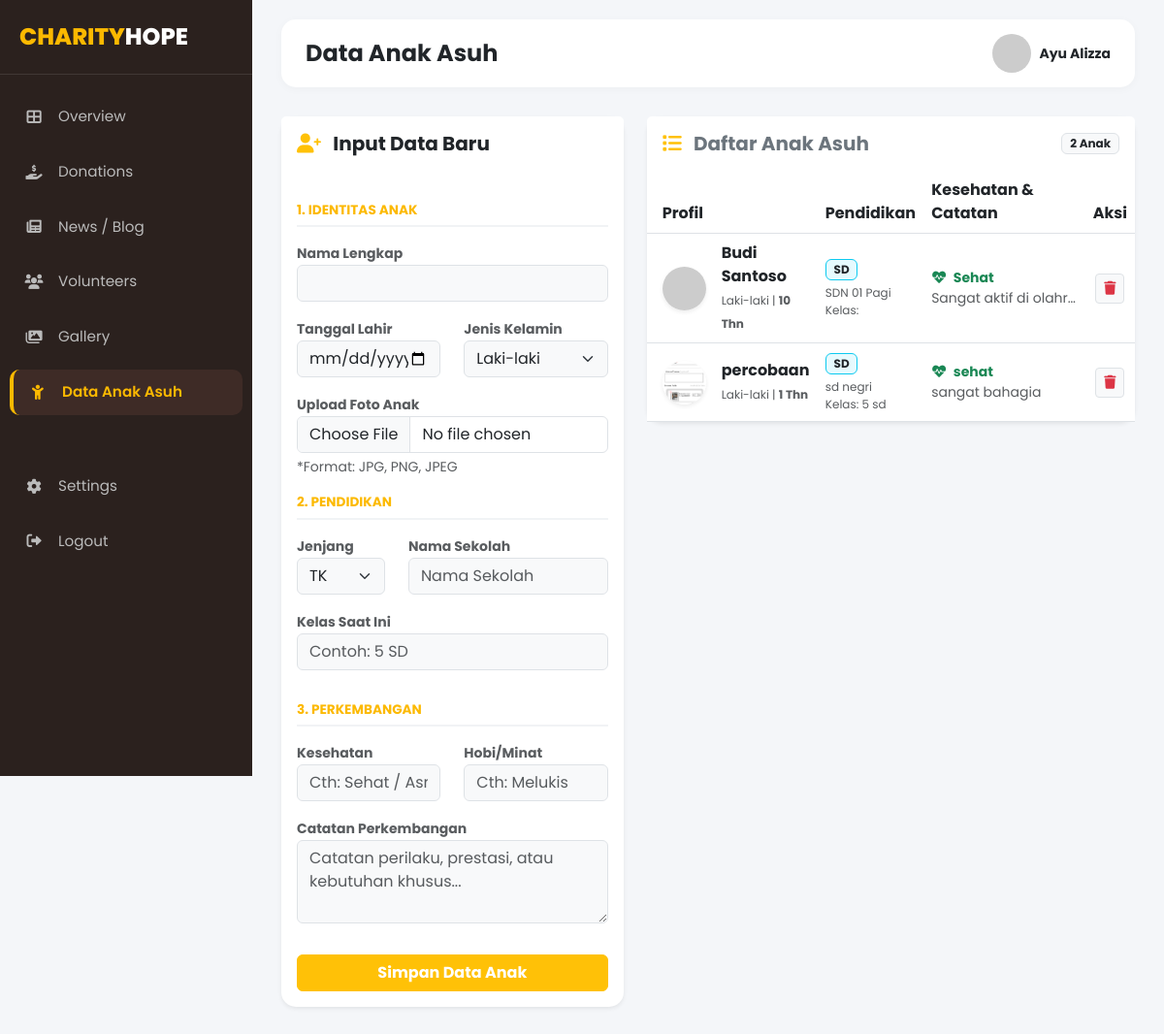
Page /admin/data-anak.php (signed in) on the committed database.
### tables this page shows
CREATE TABLE `anak_asuh` (
  `id` int NOT NULL,
  `nama` varchar(100) DEFAULT NULL,
  `tgl_lahir` date DEFAULT NULL,
  `jenis_kelamin` varchar(20) DEFAULT NULL,
  `pendidikan_jenjang` varchar(20) DEFAULT NULL,
  `nama_sekolah` varchar(100) DEFAULT NULL,
  `kelas` varchar(20) DEFAULT NULL,
  `status_kesehatan` varchar(100) DEFAULT NULL,
  `hobi` varchar(100) DEFAULT NULL,
  `catatan_perkembangan` text,
  `foto` varchar(255) DEFAULT NULL,
  `tanggal_masuk` date DEFAULT NULL
);

### admin/data-anak.php (the view, shortened to what this page needs)
<?php
include '../koneksi.php';
$data_anak = mysqli_query($koneksi, "SELECT * FROM anak_asuh ORDER BY nama ASC");
?>
<!DOCTYPE html>
<html lang="id">
<head>
    <link href="https://cdn.jsdelivr.net/npm/bootstrap@5.3.0/dist/css/bootstrap.min.css" rel="stylesheet">
    <link rel="stylesheet" href="https://cdnjs.cloudflare.com/ajax/libs/font-awesome/6.0.0/css/all.min.css">
    <link rel="stylesheet" href="style.css">
</head>
<body>
    <?php include 'sidebar.php'; ?>
    <div class="main-content">
        <div class="top-bar">
            <h4 class="fw-bold mb-0">Data Anak Asuh</h4>
            <div class="user-profile d-flex align-items-center gap-2">
                <img src="https://randomuser.me/api/portraits/women/44.jpg" alt="Admin">
                <small class="d-none d-md-block fw-bold">Ayu Alizza</small>
            </div>
        </div>
        <div class="row">
            <div class="col-lg-5 mb-4">
                <div class="card border-0 shadow-sm" style="border-radius: 15px;">
                    <div class="card-header bg-white py-3 border-0">
                        <h5 class="fw-bold mb-0"><i class="fas fa-user-plus text-warning me-2"></i> Input Data Baru</h5>
                    </div>
                    <div class="card-body">
                        <form method="POST" enctype="multipart/form-data">
                            <div class="form-section-title">1. Identitas Anak</div>
                            <div class="mb-3">
                                <label class="small fw-bold text-muted">Nama Lengkap</label>
                                <input type="text" name="nama" class="form-control bg-light" required>
                            </div>
                            <div class="row">
                                <div class="col-6 mb-3">
                                    <label class="small fw-bold text-muted">Tanggal Lahir</label>
                                    <input type="date" name="tgl_lahir" class="form-control bg-light" required>
                                </div>
                                <div class="col-6 mb-3">
                                    <label class="small fw-bold text-muted">Jenis Kelamin</label>
                                    <select name="jk" class="form-select bg-light">
                                        <option value="Laki-laki">Laki-laki</option>
                                    </select>
                                </div>
                            </div>
                            <div class="mb-3">
                                <label class="small fw-bold text-muted">Upload Foto Anak</label>
                                <input type="file" name="foto" class="form-control" accept="image/*" required>
                                <div class="form-text text-muted small">*Format: JPG, PNG, JPEG</div>
                            </div>
                            <div class="form-section-title">2. Pendidikan</div>
                            <div class="row">
                                <div class="col-4 mb-3">
                                    <label class="small fw-bold text-muted">Jenjang</label>
                                    <select name="jenjang" class="form-select bg-light">
                                        <option value="TK">TK</option>
                                    </select>
                                </div>
                                <div class="col-8 mb-3">
                                    <label class="small fw-bold text-muted">Nama Sekolah</label>
                                    <input type="text" name="sekolah" class="form-control bg-light" placeholder="Nama Sekolah">
                                </div>
                                <div class="col-12 mb-3">
                                    <label class="small fw-bold text-muted">Kelas Saat Ini</label>
                                    <input type="text" name="kelas" class="form-control bg-light" placeholder="Contoh: 5 SD">
                                </div>
                            </div>
                            <div class="form-section-title">3. Perkembangan</div>
                            <div class="row">
                                <div class="col-6 mb-3">
                                    <label class="small fw-bold text-muted">Kesehatan</label>
                                    <input type="text" name="kesehatan" class="form-control bg-light" placeholder="Cth: Sehat / Asma">
                                </div>
                                <div class="col-6 mb-3">
                                    <label class="small fw-bold text-muted">Hobi/Minat</label>
                                    <input type="text" name="hobi" class="form-control bg-light" placeholder="Cth: Melukis">
                                </div>
                            </div>
                            <div class="mb-3">
                                <label class="small fw-bold text-muted">Catatan Perkembangan</label>
                                <textarea name="catatan" class="form-control bg-light" rows="3" placeholder="Catatan perilaku, prestasi, atau kebutuhan khusus..."></textarea>
                            </div>
                            <button type="submit" name="simpan" class="btn btn-warning w-100 fw-bold text-white mt-3">Simpan Data Anak</button>
                        </form>
                    </div>
                </div>
            </div>
            <div class="col-lg-7">
                <div class="card border-0 shadow-sm" style="border-radius: 15px;">
                    <div class="card-header bg-white py-3 border-0 d-flex justify-content-between align-items-center">
                        <h5 class="fw-bold mb-0 text-secondary"><i class="fas fa-list text-warning me-2"></i> Daftar Anak Asuh</h5>
                        <span class="badge bg-light text-dark border"><?php echo mysqli_num_rows($data_anak); ?> Anak</span>
                    </div>
                    <div class="table-responsive">
                        <table class="table table-hover align-middle mb-0">
                            <thead class="bg-light">
                                <tr>
                                    <th class="ps-3">Profil</th>
                                    <th>Pendidikan</th>
                                    <th>Kesehatan & Catatan</th>
                                    <th class="text-center">Aksi</th>
                                </tr>
                            </thead>
                            <tbody>
                                <?php while($row = mysqli_fetch_assoc($data_anak)) {
                                    $bday = new DateTime($row['tgl_lahir']);
                                    $today = new DateTime('today');
                                    $umur = $bday->diff($today)->y;
                                ?>
                                <tr>
                                    <td class="ps-3">
                                        <div class="d-flex align-items-center">
                                            <img src="../<?php echo $row['foto']; ?>" class="rounded-circle me-3 shadow-sm" style="width: 45px; height: 45px; object-fit: cover;">
                                            <div>
                                                <span class="fw-bold d-block text-dark"><?php echo $row['nama']; ?></span>
                                                <small class="text-muted" style="font-size: 0.75rem;">
                                                    <?php echo $row['jenis_kelamin']; ?> | <strong><?php echo $umur; ?> Thn</strong>
                                                </small>
                                            </div>
                                        </div>
                                    </td>
                                    <td>
                                        <span class="badge bg-info text-dark bg-opacity-10 border border-info mb-1"><?php echo $row['pendidikan_jenjang']; ?></span>
                                        <small class="d-block text-muted" style="font-size: 0.75rem;"><?php echo $row['nama_sekolah']; ?></small>
                                        <small class="d-block text-muted" style="font-size: 0.75rem;">Kelas: <?php echo $row['kelas']; ?></small>
                                    </td>
                                    <td>
                                        <small class="d-block text-success fw-bold"><i class="fas fa-heartbeat me-1"></i> <?php echo $row['status_kesehatan']; ?></small>
                                        <small class="d-block text-muted text-truncate" style="max-width: 150px;" title="<?php echo $row['catatan_perkembangan']; ?>">
                                            <?php echo $row['catatan_perkembangan']; ?>
                                        </small>
                                    </td>
                                    <td class="text-center">
                                        <a href="data-anak.php?hapus=<?php echo $row['id']; ?>" class="btn btn-sm btn-light border text-danger" onclick="return confirm('Hapus data anak ini?')">
                                            <i class="fas fa-trash"></i>
                                        </a>
                                    </td>
                                </tr>
                                <?php } ?>
                            </tbody>
                        </table>
                    </div>
                </div>
            </div>
        </div>
    </div>
</body>
</html>

### admin/style.css (style rules this page uses)
:root { --primary-color: #fcb900; --sidebar-bg: #2b211e; --sidebar-active: #3e2b26; --text-light: #f8f9fa; --card-bg: #ffffff; --bg-body: #f4f6f9; }
body { font-family: 'Poppins', sans-serif; background-color: var(--bg-body); overflow-x: hidden; }
.main-content { margin-left: 260px; padding: 20px 30px; }
.top-bar { display: flex; justify-content: space-between; align-items: center; margin-bottom: 30px; background: white; padding: 15px 25px; border-radius: 15px; box-shadow: 0 2px 10px rgba(0,0,0,0.03); }
.user-profile img { width: 40px; height: 40px; border-radius: 50%; object-fit: cover; }

### admin/data-anak.php (style rules this page uses)
.form-section-title { font-size: 0.85rem; font-weight: 700; color: #fcb900; text-transform: uppercase; border-bottom: 2px solid #f1f3f5; padding-bottom: 5px; margin-bottom: 15px; margin-top: 15px; }

### rows in the picture
anak_asuh: nama "Budi Santoso", jenis_kelamin "Laki-laki", tgl_lahir "10", pendidikan_jenjang "SD", nama_sekolah "SDN 01 Pagi", status_kesehatan "Sehat", catatan_perkembangan "Sangat aktif di olahr…"
anak_asuh: foto (picture), nama "percobaan", jenis_kelamin "Laki-laki", tgl_lahir "1", pendidikan_jenjang "SD", nama_sekolah "sd negri", kelas "5 sd", status_kesehatan "sehat", catatan_perkembangan "sangat bahagia"

### other values in the picture
mysqli_num_rows($data_anak) "2"
